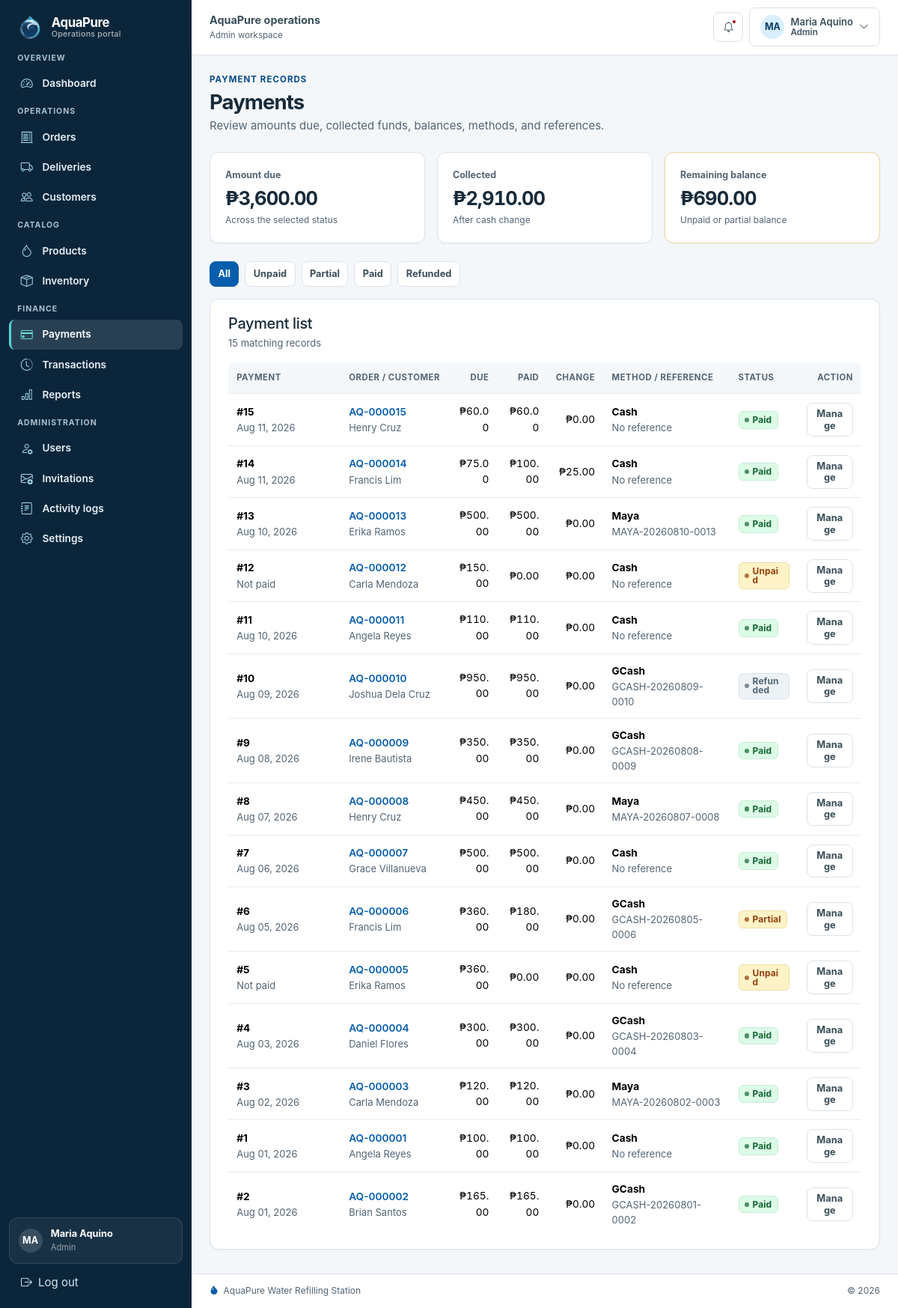
Screenshot of /portal/index.php?page=payments (signed in) with the database file from the repository.
### tables this page shows
CREATE TABLE users (
    user_id INT UNSIGNED AUTO_INCREMENT PRIMARY KEY,
    full_name VARCHAR(100) NOT NULL,
    username VARCHAR(30) NOT NULL UNIQUE,
    email VARCHAR(100) NOT NULL UNIQUE,
    contact_number VARCHAR(30) NULL,
    password_hash VARCHAR(255) NOT NULL,
    role ENUM('Admin','Staff') NOT NULL,
    account_status ENUM('Active','Inactive') NOT NULL DEFAULT 'Active',
    created_at TIMESTAMP NOT NULL DEFAULT CURRENT_TIMESTAMP,
    updated_at TIMESTAMP NOT NULL DEFAULT CURRENT_TIMESTAMP ON UPDATE CURRENT_TIMESTAMP,
    INDEX idx_users_role_status (role, account_status)
);

CREATE TABLE payments (
    payment_id INT UNSIGNED AUTO_INCREMENT PRIMARY KEY,
    order_id INT UNSIGNED NOT NULL UNIQUE,
    amount_due DECIMAL(10,2) UNSIGNED NOT NULL,
    amount_paid DECIMAL(10,2) UNSIGNED NOT NULL DEFAULT 0,
    change_amount DECIMAL(10,2) UNSIGNED NOT NULL DEFAULT 0,
    payment_method ENUM('Cash','GCash','Maya','PayMongo') NOT NULL DEFAULT 'Cash',
    reference_number VARCHAR(100) NULL UNIQUE,
    payment_date DATETIME NULL,
    payment_status ENUM('Unpaid','Partial','Paid','Refunded') NOT NULL DEFAULT 'Unpaid',
    recorded_by INT UNSIGNED NULL,
    created_at TIMESTAMP NOT NULL DEFAULT CURRENT_TIMESTAMP,
    updated_at TIMESTAMP NOT NULL DEFAULT CURRENT_TIMESTAMP ON UPDATE CURRENT_TIMESTAMP,
    CONSTRAINT fk_payments_order FOREIGN KEY (order_id) REFERENCES orders(order_id) ON UPDATE CASCADE ON DELETE CASCADE,
    CONSTRAINT fk_payments_recorder FOREIGN KEY (recorded_by) REFERENCES users(user_id) ON UPDATE CASCADE ON DELETE SET NULL,
    INDEX idx_payments_status_date (payment_status, payment_date),
    INDEX idx_payments_method (payment_method)
);

CREATE TABLE orders (
    order_id INT UNSIGNED AUTO_INCREMENT PRIMARY KEY,
    customer_id INT UNSIGNED NOT NULL,
    processed_by INT UNSIGNED NULL,
    order_source ENUM('Online','Walk-in') NOT NULL DEFAULT 'Online',
    order_type ENUM('Walk-in','Pickup','Delivery') NOT NULL,
    total_amount DECIMAL(10,2) UNSIGNED NOT NULL,
    payment_status ENUM('Unpaid','Partial','Paid','Refunded') NOT NULL DEFAULT 'Unpaid',
    order_status ENUM('Pending','Confirmed','Preparing','Ready for Pickup','Out for Delivery','Delivered','Completed','Cancelled') NOT NULL DEFAULT 'Pending',
    notes TEXT NULL,
    order_date DATETIME NOT NULL DEFAULT CURRENT_TIMESTAMP,
    updated_at TIMESTAMP NOT NULL DEFAULT CURRENT_TIMESTAMP ON UPDATE CURRENT_TIMESTAMP,
    CONSTRAINT fk_orders_customer FOREIGN KEY (customer_id) REFERENCES customers(customer_id) ON UPDATE CASCADE ON DELETE RESTRICT,
    CONSTRAINT fk_orders_processor FOREIGN KEY (processed_by) REFERENCES users(user_id) ON UPDATE CASCADE ON DELETE SET NULL,
    INDEX idx_orders_date (order_date),
    INDEX idx_orders_status (order_status),
    INDEX idx_orders_customer (customer_id)
);

CREATE TABLE customers (
    customer_id INT UNSIGNED AUTO_INCREMENT PRIMARY KEY,
    full_name VARCHAR(100) NOT NULL,
    email VARCHAR(100) NULL UNIQUE,
    contact_number VARCHAR(20) NOT NULL,
    address VARCHAR(255) NOT NULL,
    password_hash VARCHAR(255) NULL,
    customer_type ENUM('Online Customer','Walk-in Customer','Residential','Business') NOT NULL DEFAULT 'Online Customer',
    account_status ENUM('Active','Inactive') NOT NULL DEFAULT 'Active',
    created_at TIMESTAMP NOT NULL DEFAULT CURRENT_TIMESTAMP,
    updated_at TIMESTAMP NOT NULL DEFAULT CURRENT_TIMESTAMP ON UPDATE CURRENT_TIMESTAMP,
    INDEX idx_customers_status (account_status)
);

### portal/pages/payments.php (the view, shortened to what the rows shown need)
<?php
$sql =
    "SELECT p.*, o.order_id, c.full_name
     FROM payments p
     JOIN orders o ON o.order_id = p.order_id
     JOIN customers c ON c.customer_id = o.customer_id";
$params = [];
$sql .= " ORDER BY COALESCE(p.payment_date, o.order_date) DESC";
$statement = db()->prepare($sql);
$statement->execute($params);
$payments = $statement->fetchAll();
?>
<header class="page-header">
    <div>
        <h1 class="section-title mb-1">Payments</h1>
    </div>
</header>
<section class="panel-card">
    <div class="section-header"><div><h2 class="h5 mb-1">Payment list</h2><p class="small text-secondary mb-0"><?= number_format(count($payments)) ?> matching record<?= count($payments) === 1 ? "" : "s" ?></p></div></div>
    <div class="table-responsive mobile-table-cards" role="region" tabindex="0" aria-label="Payments table">
        <table data-layout="cards" role="table" class="table align-middle"><caption class="visually-hidden">Payment list</caption>
            <thead><tr><th scope="col">Payment</th><th scope="col">Order / customer</th><th scope="col" class="text-end">Due</th><th scope="col" class="text-end">Paid</th><th scope="col" class="text-end">Change</th><th scope="col">Method / reference</th><th scope="col">Status</th><th scope="col" class="text-end">Action</th></tr></thead>
            <tbody>
            <?php foreach ($payments as $payment): ?>
                <tr>
                    <td class="table-primary-cell" data-column-label="Payment"><div class="table-cell-value"><strong>#<?= (int) $payment["payment_id"] ?></strong><div class="small text-secondary"><?= $payment["payment_date"] ? e(date("M d, Y", strtotime($payment["payment_date"]))) : "Not paid" ?></div></div></td>
                    <td data-column-label="Order / customer"><div class="table-cell-value"><a class="fw-semibold" href="<?= e(url("portal/index.php?page=order&id=" . $payment["order_id"])) ?>"><?= e(order_number((int) $payment["order_id"])) ?></a><div class="small text-secondary"><?= e($payment["full_name"]) ?></div></div></td>
                    <td class="text-end money" data-column-label="Due"><div class="table-cell-value"><?= money($payment["amount_due"]) ?></div></td>
                    <td class="text-end money" data-column-label="Paid"><div class="table-cell-value"><?= money($payment["amount_paid"]) ?></div></td>
                    <td class="text-end money" data-column-label="Change"><div class="table-cell-value"><?= money($payment["change_amount"]) ?></div></td>
                    <td data-column-label="Method / reference"><div class="table-cell-value"><strong><?= e($payment["payment_method"]) ?></strong><div class="small text-secondary overflow-wrap-anywhere"><?= e($payment["reference_number"] ?: "No reference") ?></div></div></td>
                    <td data-column-label="Status"><div class="table-cell-value"><span class="badge <?= e(badge_class($payment["payment_status"])) ?>"><?= e($payment["payment_status"]) ?></span></div></td>
                    <td class="text-end" data-column-label="Action"><div class="table-cell-value"><a class="btn btn-sm btn-light" href="<?= e(url("portal/index.php?page=order&id=" . $payment["order_id"])) ?>">Manage</a></div></td>
                </tr>
            <?php endforeach; ?>
            </tbody>
        </table>
    </div>
</section>

### includes/portal-header.php (shortened to what the rows shown need)
<?php
$account = current_account();
?>
<!doctype html>
<html lang="en">
<head>
    <link rel="stylesheet" href="<?= e(url("assets/vendor/bootstrap/css/bootstrap.min.css")) ?>">
    <link rel="stylesheet" href="<?= e(url("assets/vendor/bootstrap-icons/font/bootstrap-icons.min.css")) ?>">
    <link rel="stylesheet" href="<?= e(url("assets/css/style.css?v=8")) ?>">
</head>
<body class="operations-page">
<div class="app-shell">
    <aside class="sidebar offcanvas-lg offcanvas-start" tabindex="-1" id="operationsSidebar" aria-labelledby="operationsSidebarLabel">
        <div class="sidebar-content offcanvas-body">
            <div class="sidebar-account">
                <div class="sidebar-account-card">
                    <span class="min-w-0">
                        <span class="sidebar-account-name d-block"><?= e($account["name"]) ?></span>
                        <span class="sidebar-account-role d-block"><?= e($account["role"]) ?></span>
                    </span>
                </div>
            </div>
        </div>
    </aside>
    <div class="app-main">
        <header class="topbar">
            <div class="d-flex align-items-center gap-2 min-w-0">
                <div class="min-w-0">
                    <div class="topbar-title">AquaPure operations</div>
                    <div class="topbar-subtitle d-none d-sm-block"><?= e($account["role"]) ?> workspace</div>
                </div>
            </div>
            <div class="topbar-actions">
                <div class="dropdown">
                    <button class="btn btn-light d-flex align-items-center gap-2" type="button" data-bs-toggle="dropdown" aria-expanded="false" aria-label="Account menu for <?= e($account["name"]) ?>">
                        <span class="d-none d-md-block text-start">
                            <span class="d-block small fw-semibold"><?= e($account["name"]) ?></span>
                            <span class="d-block topbar-subtitle"><?= e($account["role"]) ?></span>
                        </span>
                    </button>
                </div>
            </div>
        </header>
        <main class="page-content" id="mainContent" tabindex="-1">

### rows the page displays
users: full_name "Maria Aquino", role "Admin"
payments: payment_id "15", payment_date "Aug 11, 2026", order.order_id "AQ-000015", customers.full_name "Henry Cruz", amount_due "₱60.00", amount_paid "₱60.00", change_amount "₱0.00", payment_method "Cash", reference_number "No reference", payment_status "Paid"
payments: payment_id "14", payment_date "Aug 11, 2026", order.order_id "AQ-000014", customers.full_name "Francis Lim", amount_due "₱75.00", amount_paid "₱100.00", change_amount "₱25.00", payment_method "Cash", reference_number "No reference", payment_status "Paid"
payments: payment_id "13", payment_date "Aug 10, 2026", order.order_id "AQ-000013", customers.full_name "Erika Ramos", amount_due "₱500.00", amount_paid "₱500.00", change_amount "₱0.00", payment_method "Maya", reference_number "MAYA-20260810-0013", payment_status "Paid"
payments: payment_id "12", shows "Not paid", order.order_id "AQ-000012", customers.full_name "Carla Mendoza", amount_due "₱150.00", amount_paid "₱0.00", change_amount "₱0.00", payment_method "Cash", reference_number "No reference", payment_status "Unpaid"
payments: payment_id "11", payment_date "Aug 10, 2026", order.order_id "AQ-000011", customers.full_name "Angela Reyes", amount_due "₱110.00", amount_paid "₱110.00", change_amount "₱0.00", payment_method "Cash", reference_number "No reference", payment_status "Paid"
payments: payment_id "10", payment_date "Aug 09, 2026", order.order_id "AQ-000010", customers.full_name "Joshua Dela Cruz", amount_due "₱950.00", amount_paid "₱950.00", change_amount "₱0.00", payment_method "GCash", reference_number "GCASH-20260809-0010", payment_status "Refunded"
payments: payment_id "9", payment_date "Aug 08, 2026", order.order_id "AQ-000009", customers.full_name "Irene Bautista", amount_due "₱350.00", amount_paid "₱350.00", change_amount "₱0.00", payment_method "GCash", reference_number "GCASH-20260808-0009", payment_status "Paid"
payments: payment_id "8", payment_date "Aug 07, 2026", order.order_id "AQ-000008", customers.full_name "Henry Cruz", amount_due "₱450.00", amount_paid "₱450.00", change_amount "₱0.00", payment_method "Maya", reference_number "MAYA-20260807-0008", payment_status "Paid"
payments: payment_id "7", payment_date "Aug 06, 2026", order.order_id "AQ-000007", customers.full_name "Grace Villanueva", amount_due "₱500.00", amount_paid "₱500.00", change_amount "₱0.00", payment_method "Cash", reference_number "No reference", payment_status "Paid"
payments: payment_id "6", payment_date "Aug 05, 2026", order.order_id "AQ-000006", customers.full_name "Francis Lim", amount_due "₱360.00", amount_paid "₱180.00", change_amount "₱0.00", payment_method "GCash", reference_number "GCASH-20260805-0006", payment_status "Partial"
payments: payment_id "5", shows "Not paid", order.order_id "AQ-000005", customers.full_name "Erika Ramos", amount_due "₱360.00", amount_paid "₱0.00", change_amount "₱0.00", payment_method "Cash", reference_number "No reference", payment_status "Unpaid"
payments: payment_id "4", payment_date "Aug 03, 2026", order.order_id "AQ-000004", customers.full_name "Daniel Flores", amount_due "₱300.00", amount_paid "₱300.00", change_amount "₱0.00", payment_method "GCash", reference_number "GCASH-20260803-0004", payment_status "Paid"
payments: payment_id "3", payment_date "Aug 02, 2026", order.order_id "AQ-000003", customers.full_name "Carla Mendoza", amount_due "₱120.00", amount_paid "₱120.00", change_amount "₱0.00", payment_method "Maya", reference_number "MAYA-20260802-0003", payment_status "Paid"
payments: payment_id "1", payment_date "Aug 01, 2026", order.order_id "AQ-000001", customers.full_name "Angela Reyes", amount_due "₱100.00", amount_paid "₱100.00", change_amount "₱0.00", payment_method "Cash", reference_number "No reference", payment_status "Paid"
payments: payment_id "2", payment_date "Aug 01, 2026", order.order_id "AQ-000002", customers.full_name "Brian Santos", amount_due "₱165.00", amount_paid "₱165.00", change_amount "₱0.00", payment_method "GCash", reference_number "GCASH-20260801-0002", payment_status "Paid"

### other values shown
$groupLabel "OVERVIEW"
$label "Dashboard"
$groupLabel "OPERATIONS"
$label "Orders"
$label "Deliveries"
$label "Customers"
$groupLabel "CATALOG"
$label "Products"
$label "Inventory"
$groupLabel "FINANCE"
$label "Payments"
$label "Transactions"
$label "Reports"
$groupLabel "ADMINISTRATION"
$label "Users"
